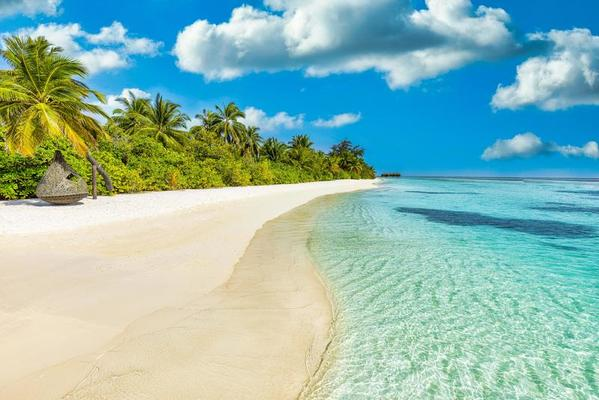
#> input picture Playa.jpg, 599 x 400 px
$ python manipulacion_imagenes.py
#> lines starting #> are read from the running program, lines starting #| are printed output that depends on the picture
#> the answer given: Playa.jpg
import numpy as np
import cv2
import os

def cargar_imagen(ruta):
    """Carga una imagen desde la ruta especificada."""
#> called with ruta = 'Playa.jpg'
    imagen = cv2.imread(ruta)
#> imagen is the input picture: shape (400, 599, 3); mean B, G, R 177.1, 185.2, 143.4
    if imagen is None:
        raise FileNotFoundError("No se pudo cargar la imagen. Verifica la ruta.")
    return cv2.cvtColor(imagen, cv2.COLOR_BGR2RGB)

def rotar_imagen(imagen, angulo):
    """Aplica una rotación a la imagen."""
    filas, columnas, _ = imagen.shape
    matriz_rotacion = cv2.getRotationMatrix2D((columnas / 2, filas / 2), angulo, 1)
    return cv2.warpAffine(imagen, matriz_rotacion, (columnas, filas))

def escalar_imagen(imagen, factor_x, factor_y):
    """Escala la imagen por los factores especificados."""
    filas, columnas, _ = imagen.shape
    if factor_x > 5 or factor_y > 5:
        raise ValueError("El factor de escala no puede ser mayor a 5 para evitar problemas de memoria.")
    nuevo_ancho = max(1, int(columnas * factor_x))
    nuevo_alto = max(1, int(filas * factor_y))
    return cv2.resize(imagen, (nuevo_ancho, nuevo_alto), interpolation=cv2.INTER_LINEAR)

def reflejar_imagen(imagen, eje):
    """Refleja la imagen sobre el eje especificado."""
    if eje == 'horizontal':
        return cv2.flip(imagen, 0)
    elif eje == 'vertical':
        return cv2.flip(imagen, 1)
    else:
        raise ValueError("El eje debe ser 'horizontal' o 'vertical'.")

def trasladar_imagen(imagen, desplazamiento_x, desplazamiento_y):
    """Aplica una traslación a la imagen."""
    filas, columnas, _ = imagen.shape
    matriz_traslacion = np.float32([[1, 0, desplazamiento_x], [0, 1, desplazamiento_y]])
    return cv2.warpAffine(imagen, matriz_traslacion, (columnas, filas))

def mostrar_imagenes(original, transformada, titulo_transformacion=""):
    """Muestra la imagen original y transformada lado a lado."""
    # Convertir de RGB a BGR para mostrar correctamente
    original_bgr = cv2.cvtColor(original, cv2.COLOR_RGB2BGR)
    transformada_bgr = cv2.cvtColor(transformada, cv2.COLOR_RGB2BGR)

    # Redimensionar las imágenes a un tamaño máximo para visualización
    max_altura = 500
    max_anchura = 800

    # Calcular proporciones para redimensionar
    altura_original = original.shape[0]
    anchura_original = original.shape[1]

    # Calcular factores de escala
    escala_altura = min(1.0, max_altura / altura_original)
    escala_anchura = min(1.0, max_anchura / (anchura_original * 2))  # Dividir por 2 porque mostraremos dos imágenes
    escala = min(escala_altura, escala_anchura)

    # Redimensionar imágenes
    if escala < 1.0:
        nueva_altura = int(altura_original * escala)
        nueva_anchura = int(anchura_original * escala)
        original_bgr = cv2.resize(original_bgr, (nueva_anchura, nueva_altura))
        transformada_bgr = cv2.resize(transformada_bgr, (nueva_anchura, nueva_altura))

    # Crear una imagen combinada
    combinada = np.hstack((original_bgr, transformada_bgr))

    # Mostrar las imágenes
    cv2.imshow(f'Original vs {titulo_transformacion}', combinada)
    cv2.waitKey(0)

def mostrar_menu():
    """Muestra el menú de opciones disponibles."""
    print("\n=== MENÚ DE MANIPULACIÓN DE IMÁGENES ===")
    print("1. Rotar imagen")
    print("2. Escalar imagen")
    print("3. Reflejar imagen")
    print("4. Trasladar imagen")
    print("5. Deshacer última transformación")
    print("6. Restaurar imagen original")
    print("7. Guardar imagen")
    print("8. Salir")
    print("=======================================")

def main():
    # Solicitar la ruta de la imagen
    while True:
        ruta_imagen = input("\nIngrese la ruta de la imagen (jpg o png): ")
        if os.path.exists(ruta_imagen):
            try:
                imagen_original = cargar_imagen(ruta_imagen)
                imagen_actual = imagen_original.copy()
                historial = [imagen_original.copy()]
                print("Imagen cargada exitosamente.")
                # Mostrar la imagen original al inicio
                cv2.imshow('Imagen Original', cv2.cvtColor(imagen_original, cv2.COLOR_RGB2BGR))
                cv2.waitKey(1000)
                break
            except Exception as e:
                print(f"Error al cargar la imagen: {str(e)}")
        else:
            print("La ruta especificada no existe. Intente nuevamente.")

    while True:
        mostrar_menu()
        opcion = input("\nSeleccione una opción (1-8): ")

        try:
            if opcion == "1":  # Rotar
                angulo = float(input("Ingrese el ángulo de rotación en grados: "))
                nueva_imagen = rotar_imagen(imagen_actual, angulo)
                mostrar_imagenes(imagen_actual, nueva_imagen, f"Rotación {angulo}°")
                imagen_actual = nueva_imagen
                historial.append(imagen_actual.copy())
                print("Rotación aplicada.")

            elif opcion == "2":  # Escalar
                factor_x = float(input("Ingrese el factor de escala en X (máx. 5): "))
                factor_y = float(input("Ingrese el factor de escala en Y (máx. 5): "))
                nueva_imagen = escalar_imagen(imagen_actual, factor_x, factor_y)
                mostrar_imagenes(imagen_actual, nueva_imagen, f"Escalado {factor_x}x, {factor_y}y")
                imagen_actual = nueva_imagen
                historial.append(imagen_actual.copy())
                print("Escalado aplicado.")

            elif opcion == "3":  # Reflejar
                eje = input("Ingrese el eje de reflexión (horizontal/vertical): ").lower()
                nueva_imagen = reflejar_imagen(imagen_actual, eje)
                mostrar_imagenes(imagen_actual, nueva_imagen, f"Reflexión {eje}")
                imagen_actual = nueva_imagen
                historial.append(imagen_actual.copy())
                print("Reflexión aplicada.")

            elif opcion == "4":  # Trasladar
                desp_x = int(input("Ingrese el desplazamiento en X (píxeles): "))
                desp_y = int(input("Ingrese el desplazamiento en Y (píxeles): "))
                nueva_imagen = trasladar_imagen(imagen_actual, desp_x, desp_y)
                mostrar_imagenes(imagen_actual, nueva_imagen, f"Traslación ({desp_x}, {desp_y})")
                imagen_actual = nueva_imagen
                historial.append(imagen_actual.copy())
                print("Traslación aplicada.")

            elif opcion == "5":  # Deshacer
                if len(historial) > 1:
                    historial.pop()
                    imagen_actual = historial[-1].copy()
                    mostrar_imagenes(historial[-2], imagen_actual, "Deshacer")
                    print("Última transformación deshecha.")
                else:
                    print("No hay transformaciones para deshacer.")

            elif opcion == "6":  # Restaurar original
                mostrar_imagenes(imagen_actual, imagen_original, "Restauración a Original")
                imagen_actual = imagen_original.copy()
                historial = [imagen_original.copy()]
                print("Imagen restaurada al estado original.")

            elif opcion == "7":  # Guardar
                ruta_guardar = input("Ingrese la ruta donde guardar la imagen (con extensión .jpg o .png): ")
                cv2.imwrite(ruta_guardar, cv2.cvtColor(imagen_actual, cv2.COLOR_RGB2BGR))
                print(f"Imagen guardada en: {ruta_guardar}")

            elif opcion == "8":  # Salir
                print("¡Gracias por usar el programa!")
                break

            else:
                print("Opción no válida. Por favor, seleccione una opción del 1 al 8.")

        except Exception as e:
            print(f"Error: {str(e)}")
#> this loop made 3 passes; the answer given on pass 1: 1
#> pass 1, in main, `nueva_imagen = rotar_imagen(imagen_actual, angulo)`:
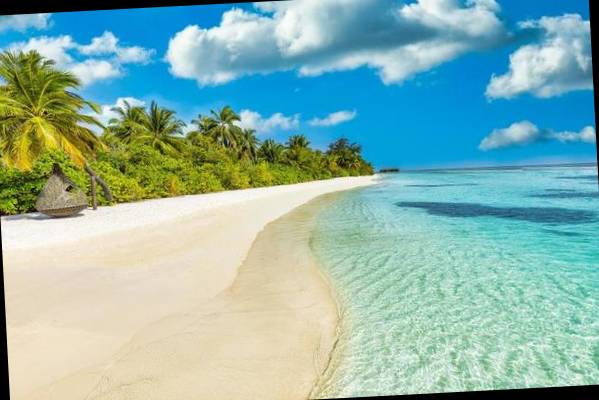
#> nueva_imagen: shape (400, 599, 3); mean R, G, B 139.7, 180.4, 172.3
#> after the loop:
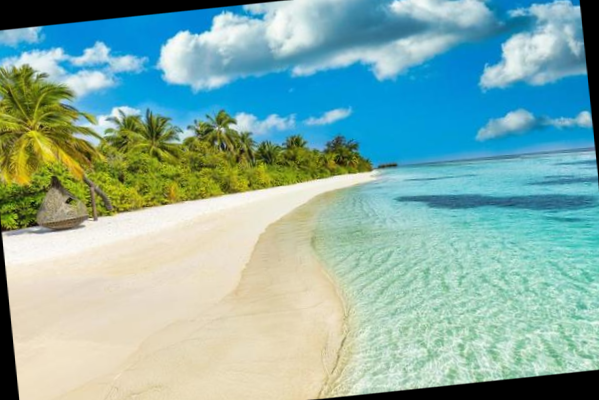
#> imagen_actual: shape (400, 599, 3); mean R, G, B 136.3, 175.9, 167.9

    # Cerrar todas las ventanas al finalizar
    cv2.destroyAllWindows()

if __name__ == "__main__":
#> (the run stopped early here; a loop or call above may not have finished)
